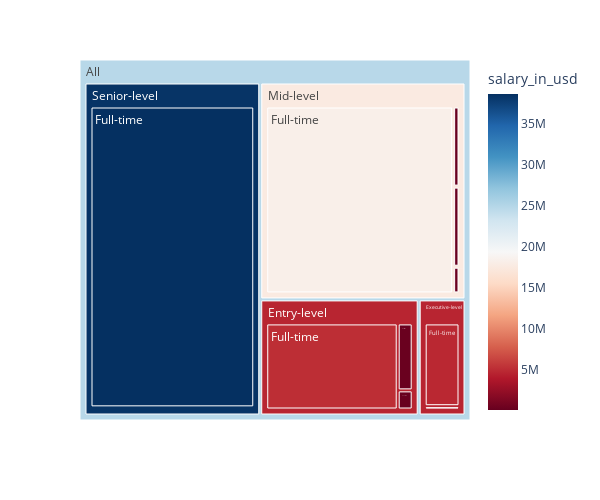

This figure's notebook cell:
### Markdown cell above
#### 2. How salary varies with experience level and employment type?

### Code cell
exp_salary = new_df.groupby(['experience_level', 'employment_type']).agg({'employment_type': 'count', 'salary_in_usd': 'sum'})
    exp_salary.rename(columns = {'employment_type': 'count'}, inplace = True)
    exp_salary.reset_index(inplace = True)

    fig = px.treemap(exp_salary, 
                    path = [px.Constant('All'), 'experience_level', 'employment_type'], 
                    values = 'count', 
                    color = 'salary_in_usd',
                    color_continuous_scale = 'RdBu',
                    width = 600,
                    height = 500
                    )
    fig.show()

### Figure 1 — Plotly figure (JSON) as saved in the notebook; plotly's stock layout.template omitted (floating-point values rounded to 4 significant figures)
{"data": [{"branchvalues": "total", "customdata": [[131875], [416000], [270000], [105000], [132000], [60000], [5092139], [4768193], [18211053], [38647842], [200598], [130107], [4590000.0], [4601000.0], [17620000.0], [38370000.0], [24750000.0]], "domain": {"x": [0, 1], "y": [0, 1]}, "hovertemplate": "labels=%{label}<br>count=%{value}<br>parent=%{parent}<br>id=%{id}<br>salary_in_usd=%{color}<extra></extra>", "ids": ["All/Entry-level/Contract", "All/Executive-level/Contract", "All/Mid-level/Contract", "All/Senior-level/Contract", "All/Mid-level/Freelance", "All/Senior-level/Freelance", "All/Entry-level/Full-time", "All/Executive-level/Full-time", "All/Mid-level/Full-time", "All/Senior-level/Full-time", "All/Entry-level/Part-time", "All/Mid-level/Part-time", "All/Entry-level", "All/Executive-level", "All/Mid-level", "All/Senior-level", "All"], "labels": ["Contract", "Contract", "Contract", "Contract", "Freelance", "Freelance", "Full-time", "Full-time", "Full-time", "Full-time", "Part-time", "Part-time", "Entry-level", "Executive-level", "Mid-level", "Senior-level", "All"], "marker": {"coloraxis": "coloraxis", "colors": [131875, 416000, 270000, 105000, 132000, 60000, 5092139, 4768193, 18211053, 38647842, 200598, 130107, 4590000.0, 4601000.0, 17620000.0, 38370000.0, 24750000.0]}, "name": "", "parents": ["All/Entry-level", "All/Executive-level", "All/Mid-level", "All/Senior-level", "All/Mid-level", "All/Senior-level", "All/Entry-level", "All/Executive-level", "All/Mid-level", "All/Senior-level", "All/Entry-level", "All/Mid-level", "All", "All", "All", "All", ""], "type": "treemap", "values": [2, 1, 1, 1, 3, 1, 79, 25, 206, 278, 7, 3, 88, 26, 213, 280, 607]}], "layout": {"coloraxis": {"colorbar": {"title": {"text": "salary_in_usd"}}, "colorscale": [[0, "rgb(103,0,31)"], [0.1, "rgb(178,24,43)"], [0.2, "rgb(214,96,77)"], [0.3, "rgb(244,165,130)"], [0.4, "rgb(253,219,199)"], [0.5, "rgb(247,247,247)"], [0.6, "rgb(209,229,240)"], [0.7, "rgb(146,197,222)"], [0.8, "rgb(67,147,195)"], [0.9, "rgb(33,102,172)"], [1, "rgb(5,48,97)"]]}, "height": 500, "legend": {"tracegroupgap": 0}, "margin": {"t": 60}, "width": 600}}
